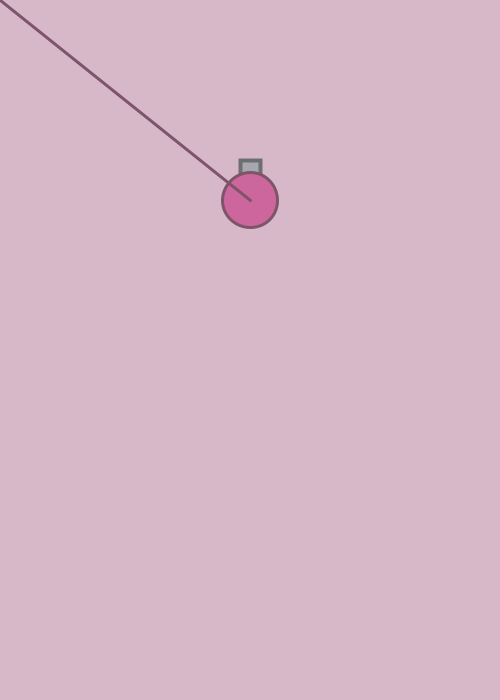
Frame 1 (no input)
Frame 60 (the mouse pressed at the canvas centre just before this capture): identical to frame 1, image omitted
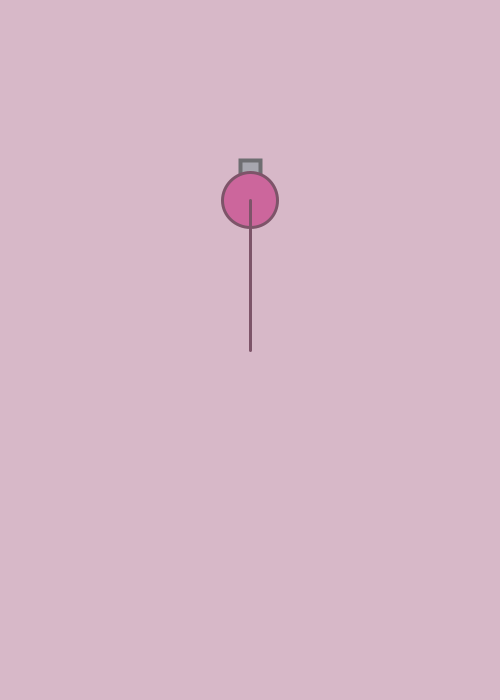
Frame 120 (the mouse held since frame 60 and released just before this capture)

The Processing sketch that drew these frames (run headless with seeded random() and noise(); from frame 60 on, the mouse is pressed at the canvas centre):

// Processing sketch: week07_1_arras01_background_fill_stroke_ellipse_rect_line
// ── week07_1_arras01_background_fill_stroke_ellipse_rect_line.pde
//week07_1_arras01_background_fill_stroke_ellipse_rect_line
void setup(){
  size(500,700);
}
float x = 250, y = 200;
void draw(){
  background(215,184,200);
  fill(167,167,175);
  stroke(110,110,113);
  strokeWeight(4);
  rect(240,160,20,20);
  
  fill(204,102,156);
  stroke(125,84,105);
  strokeWeight(3);
  ellipse(x, y, 55,55);
  line(x, y, mouseX, mouseY);
}
